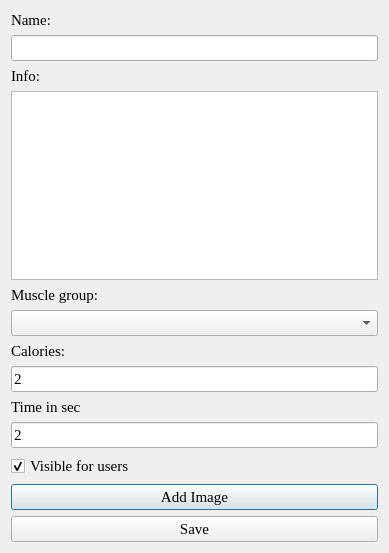
<?xml version="1.0" encoding="UTF-8"?>
<ui version="4.0">
 <class>Dialog</class>
 <widget class="QDialog" name="Dialog">
  <property name="geometry">
   <rect>
    <x>0</x>
    <y>0</y>
    <width>389</width>
    <height>553</height>
   </rect>
  </property>
  <property name="font">
   <font>
    <family>Times New Roman</family>
    <pointsize>11</pointsize>
   </font>
  </property>
  <property name="windowTitle">
   <string>Add exercise</string>
  </property>
  <layout class="QVBoxLayout" name="verticalLayout">
   <item>
    <widget class="QLabel" name="label">
     <property name="text">
      <string>Name:</string>
     </property>
    </widget>
   </item>
   <item>
    <widget class="QLineEdit" name="lineEdit_name"/>
   </item>
   <item>
    <widget class="QLabel" name="label_3">
     <property name="text">
      <string>Info:</string>
     </property>
    </widget>
   </item>
   <item>
    <widget class="QTextEdit" name="textEdit_info"/>
   </item>
   <item>
    <widget class="QLabel" name="label_2">
     <property name="text">
      <string>Muscle group:</string>
     </property>
    </widget>
   </item>
   <item>
    <widget class="QComboBox" name="comboBox_muscle_group"/>
   </item>
   <item>
    <widget class="QLabel" name="label_4">
     <property name="text">
      <string>Calories:</string>
     </property>
    </widget>
   </item>
   <item>
    <widget class="QLineEdit" name="lineEdit_calories">
     <property name="text">
      <string>2</string>
     </property>
    </widget>
   </item>
   <item>
    <widget class="QLabel" name="label_5">
     <property name="text">
      <string>Time in sec</string>
     </property>
    </widget>
   </item>
   <item>
    <widget class="QLineEdit" name="lineEdit_time">
     <property name="text">
      <string>2</string>
     </property>
    </widget>
   </item>
   <item>
    <widget class="QCheckBox" name="checkBox_visible_for_users">
     <property name="text">
      <string>Visible for users</string>
     </property>
     <property name="checked">
      <bool>true</bool>
     </property>
    </widget>
   </item>
   <item>
    <widget class="QPushButton" name="pushButton_add_image">
     <property name="text">
      <string>Add Image</string>
     </property>
    </widget>
   </item>
   <item>
    <widget class="QPushButton" name="pushButton_save">
     <property name="text">
      <string>Save</string>
     </property>
    </widget>
   </item>
  </layout>
 </widget>
 <resources/>
 <connections/>
</ui>
